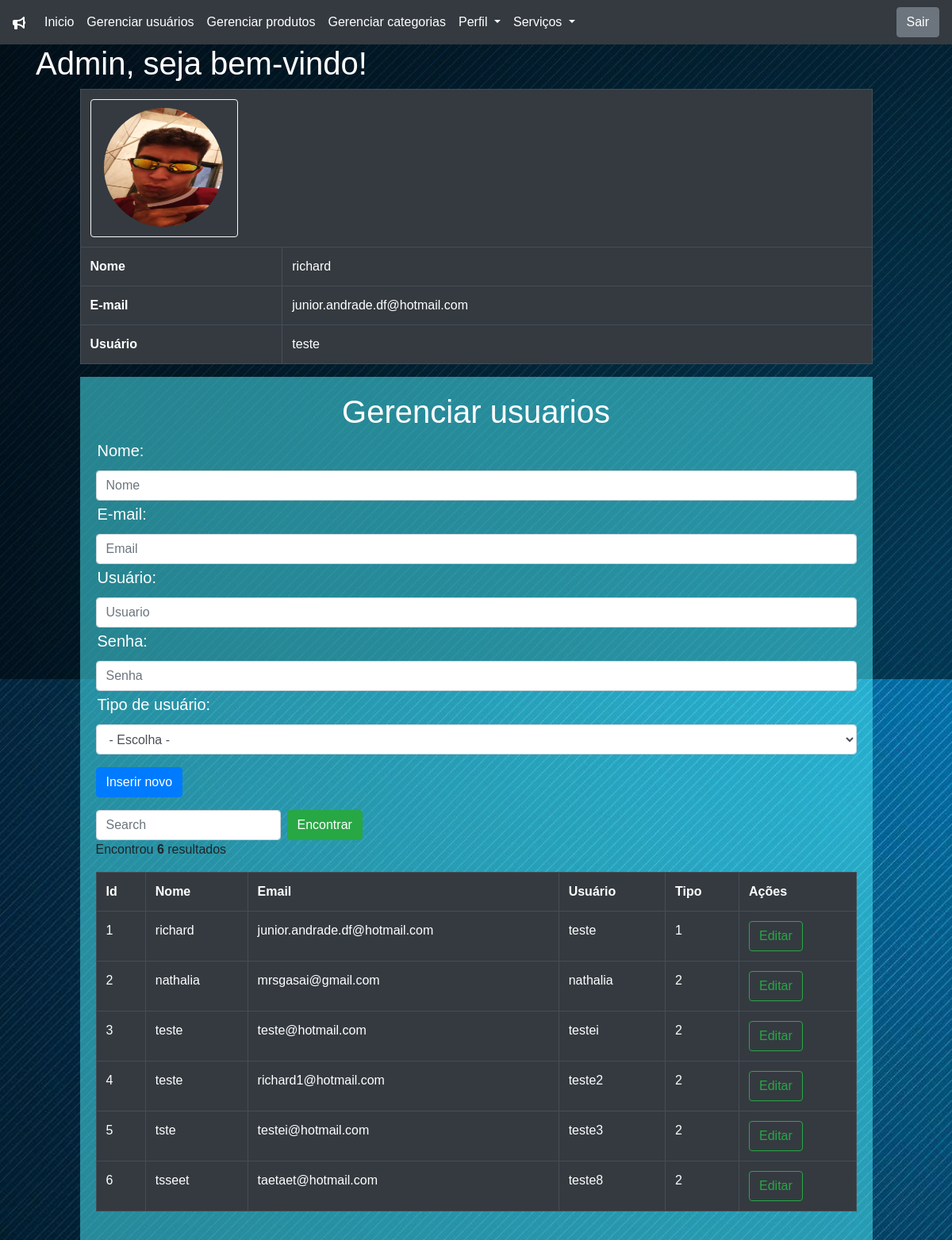
Page /area-administrador.php?page=gerenciar-usuarios (signed in) on the committed database.
### tables this page shows
CREATE TABLE `usuario` (
  `id_usuario` int(11) NOT NULL,
  `nome_usuario` varchar(45) NOT NULL,
  `email_usuario` varchar(45) NOT NULL,
  `usuario` varchar(45) NOT NULL,
  `senha_usuario` varchar(45) NOT NULL,
  `tipo_usuario` char(45) NOT NULL,
  `status_usuario` varchar(45) NOT NULL,
  `foto_usuario` varchar(45) DEFAULT NULL
);

### gerenciar-usuarios.php (the view, shortened to what this page needs)
<!DOCTYPE html>
<div id="corpo-index-produto">
    <div class="card-body">
        <div class="form-group">
            <form action="?page=controle" method="POST">
                <h1 style="text-align: center;">Gerenciar usuarios</h1>
                <label>Nome:</label>
                <input type="text" name="nome_usuario" placeholder="Nome" class="form-control">
                <label>E-mail:</label>
                <input type="email" name="email_usuario" placeholder="Email" class="form-control">
                <label>Usuário:</label>
                <input type="text" name="usuario" placeholder="Usuario" class="form-control">
                <label>Senha:</label>
                <input type="text" name="senha_usuario" placeholder="Senha" class="form-control">
                <label>Tipo de usuário:</label>
                <select name="tipo_usuario" class="form-control">
                    <option>- Escolha -</option>
                </select>
        </div>
        <div class="form-group">
            <button type="submit" class="btn btn-primary">
                Inserir novo
            </button>
        </div>
        <form class="form-inline my-2 my-lg-0">
            <input class="form-control mr-sm-2" type="search" placeholder="Search" aria-label="Search">
            <button class="btn btn-success my-2 my-sm-0" type="submit">Encontrar</button>
        </form>
        <div id="tabela">
            <?php
            $sql = "SELECT * FROM usuario";
            $res = $conn->query($sql) or die($conn->error);
            $qtd = $res->num_rows;
            if ($qtd > 0) {
                print "<p>Encontrou <b>$qtd</b> resultados</p>";
                print "<table class='table table-bordered table-dark'>";
                print "<tr>";
                print "<th>Id</th>";
                print "<th>Nome</th>";
                print "<th>Email</th>";
                print "<th>Usuário</th>";
                print "<th>Tipo</th>";
                print "<th>Ações</th>";
                print "</tr>";
                while ($row = $res->fetch_object()) {
                    print "<tr>";
                    print "<td>" . $row->id_usuario . "</td>";
                    print "<td>" . $row->nome_usuario . "</td>";
                    print "<td>" . $row->email_usuario . "</td>";
                    print "<td>" . $row->usuario . "</td>";
                    print "<td>" . $row->tipo_usuario . "</td>";
                    print "<td>
<button class='btn btn-outline-success' onclick=\"location.href='?page=editar-usuario&id_usuario=" . $row->id_usuario . "';\">Editar</button>
</td>";
                    print "</tr>";
                }
                print "</table>";
            } else {
                print "Nenhum dado encontrado";
            }
            ?>
        </div>
    </div>
</div>

### area-administrador.php (shortened to what this page needs)
<!DOCTYPE html>
<html lang="pt-BR">
<head>
    <link rel="stylesheet" href="css/bootstrap.min.css">
    <link rel="stylesheet" type="text/css" href="./css/estilo.css">
    <link href="fontawesome/css/all.css" rel="stylesheet">
</head>
<body>
    <nav class="navbar navbar-expand-lg navbar-dark bg-dark">
        <a class="navbar-brand" href="area-administrador.php"><i class="fas fa-bullhorn"></i></a>
        <div class="collapse navbar-collapse" id="navbarSupportedContent">
            <ul class="navbar-nav mr-auto">
                <li class="nav-item active">
                    <a class="nav-link" href="area-administrador.php">Inicio</a>
                </li>
                <li class="nav-item active">
                    <a class="nav-link" href="?page=gerenciar-usuarios" style="color: white;">Gerenciar usuários</a>
                </li>
                <li class="nav-item active">
                    <a class="nav-link" href="?page=gerenciar-produtos" style="color: white;">Gerenciar produtos</a>
                </li>
                <li class="nav-item active">
                    <a class="nav-link" href="?page=gerenciar-categorias" style="color: white;">Gerenciar categorias</a>
                </li>
                <li class="nav-item dropdown">
                    <a class="nav-link dropdown-toggle" href="#" id="navbarDropdown" role="button" data-toggle="dropdown" aria-haspopup="true" aria-expanded="false" style="color: white;">
                        Perfil
                    </a>
                </li>
                <li class="nav-item dropdown">
                    <a class="nav-link dropdown-toggle" href="#" id="navbarDropdown" role="button" data-toggle="dropdown" aria-haspopup="true" aria-expanded="false" style="color: white;">
                        Serviços
                    </a>
                </li>
            </ul>
            <ul class="nav justify-content-end">
                <li class="nav-item">
                <li class="nav-item">
                    <a class="btn btn-secondary" href=logout.php role="button">Sair</a>
                </li>
            </ul>
        </div>
    </nav>
    <div class="logado">
        <div class="container">
            <div class="row">
                <div class="col-lg-12">
                    <h1 style="color: white;">Admin, seja bem-vindo!</h1>
                    <div id="tabela-perfil">
                        <table class="table table-bordered table-dark">
                            <th colspan="2">
                            <button onclick="location.href='?page=editar-perfil'" type="button" class="btn btn-outline-light">
                                    <div id="foto-perfil">
                                        <?php print '<figure style="margin:2px;">
                        <img src="img/' . $_SESSION["foto"] . '" class="align-self-start mr-3 rounded-circle" alt="..." width="150px" height="150px"></figure>'; ?>
                                    </div>
                                </button>
                            </th>
                            <tr>
                                <th scope="row">Nome</th>
                                <td><?php echo $_SESSION["nome"]; ?></td>
                            </tr>
                            <tr>
                                <th scope="row">E-mail</th>
                                <td><?php echo $_SESSION["email"]; ?></td>
                            </tr>
                            <tr>
                                <th scope="row">Usuário</th>
                                <td><?php echo $_SESSION["usuario"]; ?></td>
                            </tr>
                        </table>
                    </div>
                    <?php
                    include("config.php");
                    switch (@$_REQUEST["page"]) {
                        case "gerenciar-usuarios":
                            include("gerenciar-usuarios.php");
                            break;
                    }
                    ?>
                </div>
            </div>
        </div>
    </div>
</body>
</html>

### css/estilo.css (style rules this page uses)
* { margin: 0px; padding: 0px; list-style: none; font-size: 1.0rem; font-family: Arial; }
div#corpo-index input, label { margin-right: auto; margin-left: auto; width: 70%; text-align: center; padding: 2px; font-family: Arial; font-size: 20px; }
html { width: 100%; }
body { background-image: url("../img/background.jpg"); background-repeat: no-repeat; background-size: cover; width: 100%; background-attachment: fixed; }
div#corpo-index-produto { background-color: rgba(76, 243, 255, .5); margin-right: auto; margin-left: auto; width: 90%; }
div#corpo-index-produto label, h1 { text-align: start; color: rgb(255, 255, 255); }
div#tabela { Overflow-x: scroll; width: 100%; margin-right: auto; margin-left: auto; }
div#tabela-perfil { width: 90%; margin-right: auto; margin-left: auto; }
div#foto-perfil { width: 160px; height: 160px; border: 2px solid rgb(0, 0, 0, 0); border-radius: 10px; }
.logado { background-color: rgba(0, 0, 0, 0.5); width: 100%; height: 100vh; }

### rows in the picture
usuario: id_usuario "1", nome_usuario "richard", email_usuario "junior.andrade.df@hotmail.com", usuario "teste", tipo_usuario "1"
usuario: id_usuario "2", nome_usuario "nathalia", email_usuario "mrsgasai@gmail.com", usuario "nathalia", tipo_usuario "2"
usuario: id_usuario "3", nome_usuario "teste", email_usuario "teste@hotmail.com", usuario "testei", tipo_usuario "2"
usuario: id_usuario "4", nome_usuario "teste", email_usuario "richard1@hotmail.com", usuario "teste2", tipo_usuario "2"
usuario: id_usuario "5", nome_usuario "tste", email_usuario "testei@hotmail.com", usuario "teste3", tipo_usuario "2"
usuario: id_usuario "6", nome_usuario "tsseet", email_usuario "taetaet@hotmail.com", usuario "teste8", tipo_usuario "2"

### other values in the picture
$_SESSION["nome"] "richard"
$_SESSION["email"] "junior.andrade.df@hotmail.com"
$_SESSION["usuario"] "teste"
$qtd "6"
